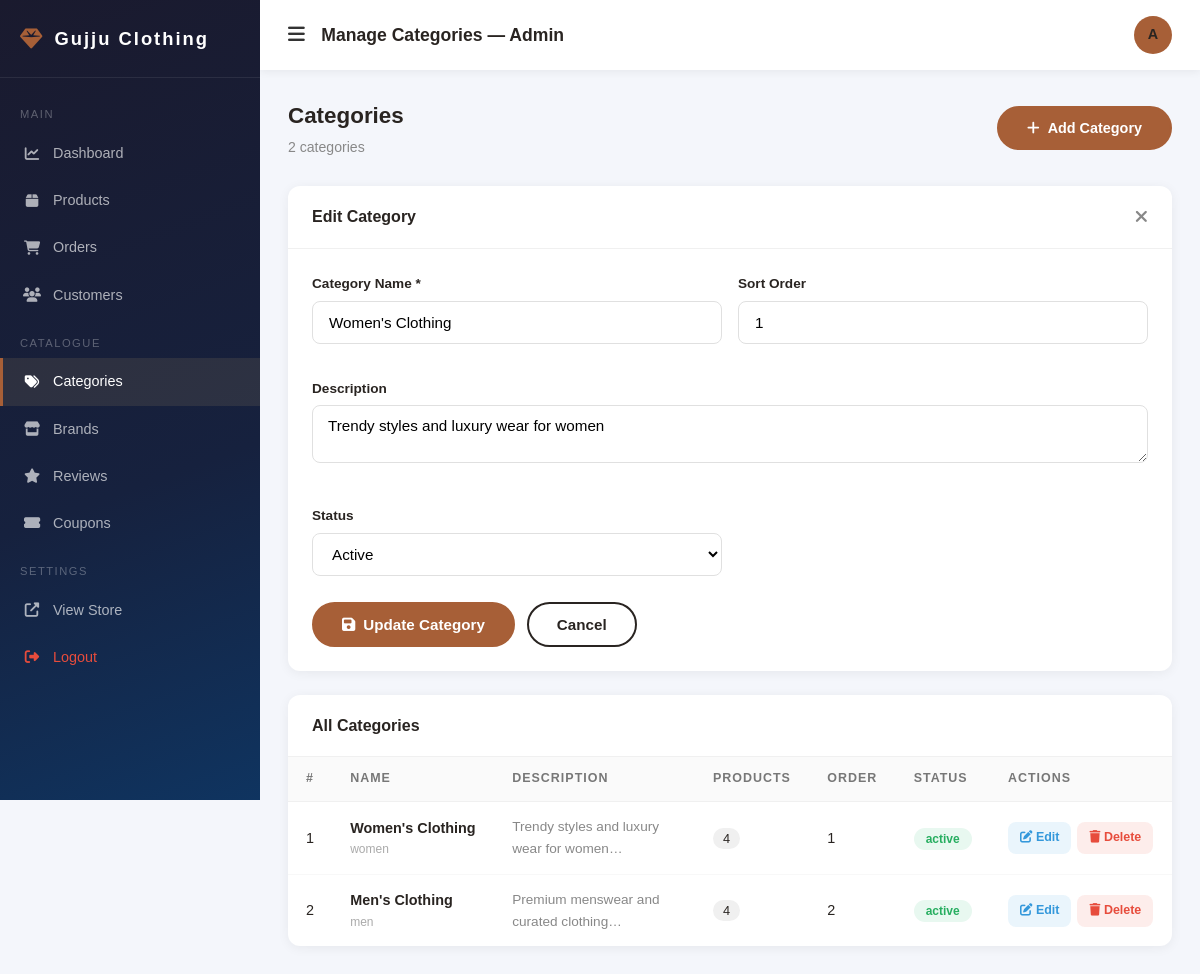
/admin/categories.php?action=editform&id=1 (signed in), run on the app's committed database.
### tables this page shows
CREATE TABLE IF NOT EXISTS `categories` (
  `id` INT UNSIGNED AUTO_INCREMENT PRIMARY KEY,
  `name` VARCHAR(100) NOT NULL,
  `slug` VARCHAR(110) NOT NULL UNIQUE,
  `description` TEXT,
  `image` VARCHAR(255),
  `status` ENUM('active','inactive') DEFAULT 'active',
  `sort_order` INT DEFAULT 0
);

### includes/db.php (called while the page is built, shortened)
<?php
function getDB() {
    static $pdo = null;
    if ($pdo === null) {
        try {
            $dsn = "mysql:host=" . DB_HOST . ";dbname=" . DB_NAME . ";charset=utf8mb4";
            $options = [
                PDO::ATTR_ERRMODE            => PDO::ERRMODE_EXCEPTION,
                PDO::ATTR_DEFAULT_FETCH_MODE => PDO::FETCH_ASSOC,
                PDO::ATTR_EMULATE_PREPARES   => false,
            ];
            $pdo = new PDO($dsn, DB_USER, DB_PASS, $options);
            $pdo->exec("CREATE TABLE IF NOT EXISTS `product_images` (
              `id` INT(11) AUTO_INCREMENT PRIMARY KEY,
              `product_id` INT(11) NOT NULL,
              `image_path` VARCHAR(255) NOT NULL,
              `alt_text` VARCHAR(200),
              `sort_order` INT(11) DEFAULT 0,
              `created_at` TIMESTAMP DEFAULT CURRENT_TIMESTAMP
            ) ENGINE=InnoDB DEFAULT CHARSET=utf8mb4;");
        } catch (PDOException $e) {
            if (DEBUG_MODE) {
                die("Database Connection Failed: " . $e->getMessage());
            } else {
                die("Service temporarily unavailable. Please try again later.");
            }
        }
    }
    return $pdo;
}
function dbFetchAll($sql, $params = []) {
    $stmt = getDB()->prepare($sql);
    $stmt->execute($params);
    return $stmt->fetchAll();
}
function dbFetchOne($sql, $params = []) {
    $stmt = getDB()->prepare($sql);
    $stmt->execute($params);
    return $stmt->fetch();
}

### includes/functions.php (called while the page is built, shortened)
<?php
require_once __DIR__ . '/db.php';
function e($str) {
    return htmlspecialchars($str ?? '', ENT_QUOTES, 'UTF-8');
}

### admin/categories.php (the view, shortened to what this page needs)
<?php
require_once __DIR__ . '/../includes/functions.php';
$action  = $_POST['action'] ?? $_GET['action'] ?? '';
$catId   = (int)($_POST['id'] ?? $_GET['id'] ?? 0);
$editCat = null;
if ($action === 'editform' && $catId) {
    $editCat = dbFetchOne("SELECT * FROM categories WHERE id=?", [$catId]);
}
$categories = dbFetchAll("SELECT c.*, COUNT(p.id) AS product_count FROM categories c LEFT JOIN products p ON p.category_id=c.id GROUP BY c.id ORDER BY c.sort_order, c.name");
include __DIR__ . '/includes/admin_header.php';
?>
<div style="display:flex;justify-content:space-between;align-items:center;margin-bottom:28px;flex-wrap:wrap;gap:14px">
  <div>
    <h1 style="font-size:1.4rem;font-weight:800">Categories</h1>
    <p style="color:#888;font-size:.88rem;margin-top:2px"><?= count($categories) ?> categories</p>
  </div>
  <button class="btn btn-primary" style="font-size:.9rem" onclick="toggleForm()">
    <i class="fa fa-plus"></i> Add Category
  </button>
</div>
<div id="cat-form-wrap" class="admin-card" style="margin-bottom:24px;<?= ($editCat||isset($_GET['add'])) ? '' : 'display:none' ?>">
  <div class="admin-card-header">
    <h3><?= $editCat ? 'Edit Category' : 'Add New Category' ?></h3>
    <button onclick="toggleForm()" style="background:none;border:none;cursor:pointer;color:#888;font-size:1.1rem"><i class="fa fa-times"></i></button>
  </div>
  <div style="padding:24px">
    <form method="POST" action="">
      <div style="display:grid;grid-template-columns:1fr 1fr;gap:16px">
        <div class="form-group">
          <label>Category Name *</label>
          <input type="text" name="name" required placeholder="e.g. Summer Collection" value="<?= e($editCat['name'] ?? '') ?>"/>
        </div>
        <div class="form-group">
          <label>Sort Order</label>
          <input type="number" name="sort_order" min="0" value="<?= e($editCat['sort_order'] ?? '0') ?>"/>
        </div>
        <div class="form-group" style="grid-column:1/-1">
          <label>Description</label>
          <textarea name="description" rows="2" style="width:100%;padding:11px 15px;border:1.5px solid #e0e0e0;border-radius:8px;font-family:inherit;resize:vertical;outline:none"><?= e($editCat['description'] ?? '') ?></textarea>
        </div>
        <?php if ($editCat): ?>
        <div class="form-group">
          <label>Status</label>
          <select name="status" style="width:100%;padding:11px 15px;border:1.5px solid #e0e0e0;border-radius:8px;font-family:inherit;outline:none">
            <option value="active"   <?= $editCat['status']==='active'?'selected':'' ?>>Active</option>
          </select>
        </div>
        <?php endif; ?>
      </div>
      <div style="margin-top:8px;display:flex;gap:12px">
        <button type="submit" class="btn btn-primary"><i class="fa fa-save"></i> <?= $editCat ? 'Update' : 'Add' ?> Category</button>
        <button type="button" onclick="toggleForm()" class="btn btn-outline">Cancel</button>
      </div>
    </form>
  </div>
</div>
<div class="admin-card">
  <div class="admin-card-header">
    <h3>All Categories</h3>
  </div>
  <div style="overflow-x:auto">
    <table class="admin-table" style="width:100%">
      <thead><tr>
        <th>#</th><th>Name</th><th>Description</th><th>Products</th><th>Order</th><th>Status</th><th>Actions</th>
      </tr></thead>
      <tbody>
        <?php foreach ($categories as $cat): ?>
        <tr>
          <td><?= $cat['id'] ?></td>
          <td><strong><?= e($cat['name']) ?></strong><div style="font-size:.75rem;color:#aaa"><?= e($cat['slug']) ?></div></td>
          <td style="max-width:200px;color:#888;font-size:.85rem"><?= e(substr($cat['description'] ?? '', 0, 60)) ?>…</td>
          <td><span style="background:#f0f0f0;padding:3px 10px;border-radius:50px;font-size:.8rem"><?= $cat['product_count'] ?></span></td>
          <td><?= $cat['sort_order'] ?></td>
          <td><span class="status-badge <?= $cat['status']==='active'?'status-active':'status-cancelled' ?>"><?= $cat['status'] ?></span></td>
          <td>
            <div class="action-btns">
              <a href="?action=editform&id=<?= $cat['id'] ?>" class="action-btn edit" onclick="document.getElementById('cat-form-wrap').style.display=''"><i class="fa fa-edit"></i> Edit</a>
              <a href="?action=delete&id=<?= $cat['id'] ?>" class="action-btn delete" onclick="return confirm('Delete this category? Products will be uncategorized.')"><i class="fa fa-trash"></i> Delete</a>
            </div>
          </td>
        </tr>
        <?php endforeach; ?>
      </tbody>
    </table>
  </div>
</div>
<?php require_once __DIR__ . '/includes/admin_footer.php'; ?>

### assets/css/style.css (style rules this page uses)
*,*::before,*::after { box-sizing:border-box;margin:0;padding:0 }
:root { --dark:#292421;--dark2:#1e1a18;--dark3:#38322e; --copper:#A75F37;--pink:#CA8E82;--tan:#D9B99F;--blush:#F2D6CE;--vanilla:#F2E7DD;--green:#7A958F;--mint:#BAE0DA; --primary:var(--copper);--primary-dark:#8a4d2b;--gray:#777;--light:var(--vanilla);--white:#fff; --radius:12px;--radius-sm:8px;--shadow:0 4px 24px rgba(41,36,33,.12); --shadow-lg:0 8px 48px rgba(41,36,33,.2);--trans:.3s ease; }
html { scroll-behavior:smooth }
body { font-family:'Faculty Glyphic','Marcellus',sans-serif;background:var(--light);color:var(--dark);line-height:1.6;overflow-x:hidden }
a { text-decoration:none;color:inherit;transition:var(--trans) }
.btn { display:inline-flex;align-items:center;gap:8px;padding:12px 28px;border-radius:50px;font-size:.95rem;font-weight:600;cursor:pointer;transition:var(--trans);border:2px solid transparent;white-space:nowrap }
.btn-primary { background:var(--primary);color:var(--white);border-color:var(--primary) }
.btn-outline { background:transparent;color:var(--dark);border-color:var(--dark) }
.form-group { margin-bottom:18px }
.form-group label { display:block;font-size:.85rem;font-weight:600;margin-bottom:6px;color:var(--dark) }
.form-group input,.form-group select,.form-group textarea { width:100%;padding:12px 16px;border:1.5px solid #e0e0e0;border-radius:var(--radius-sm);font-family:inherit;font-size:.95rem;transition:var(--trans);outline:none;background:var(--white) }
.admin-card { background:var(--white);border-radius:var(--radius);box-shadow:0 2px 12px rgba(0,0,0,.06);overflow:hidden;margin-bottom:24px }
.admin-card-header { padding:18px 24px;border-bottom:1px solid #f0f0f0;display:flex;align-items:center;justify-content:space-between }
.admin-card-header h3 { font-size:1rem;font-weight:700;color:var(--dark) }
.admin-table { width:100%;border-collapse:collapse }
.admin-table th { padding:12px 18px;text-align:left;font-size:.78rem;text-transform:uppercase;letter-spacing:1px;color:var(--gray);background:#fafafa;border-bottom:1px solid #f0f0f0 }
.admin-table td { padding:14px 18px;border-bottom:1px solid #f8f8f8;font-size:.9rem;color:var(--dark);vertical-align:middle }
.admin-table tr:last-child td { border-bottom:none }
.status-badge { padding:4px 12px;border-radius:50px;font-size:.75rem;font-weight:700 }
.status-active,.status-paid,.status-delivered { background:#e8f8f0;color:#27ae60 }
.action-btns { display:flex;gap:6px }
.action-btn { padding:6px 12px;border-radius:var(--radius-sm);font-size:.78rem;font-weight:600;cursor:pointer;border:none;font-family:inherit;transition:var(--trans) }
.action-btn.edit { background:rgba(52,152,219,.1);color:#3498db }
.action-btn.delete { background:rgba(231,76,60,.1);color:#e74c3c }

### data on the page
categories: name "Women's Clothing", sort_order "1", description "Trendy styles and luxury wear for women", status "Active", id "1", slug "women", product_count "4", status "active"
categories: id "2", name "Men's Clothing", slug "men", description "Premium menswear and curated clothing", product_count "4", sort_order "2", status "active"

### other printed values
$pageTitle "Manage Categories — Admin"
substr($adminUser,0,1) "A"
count($categories) "2"
